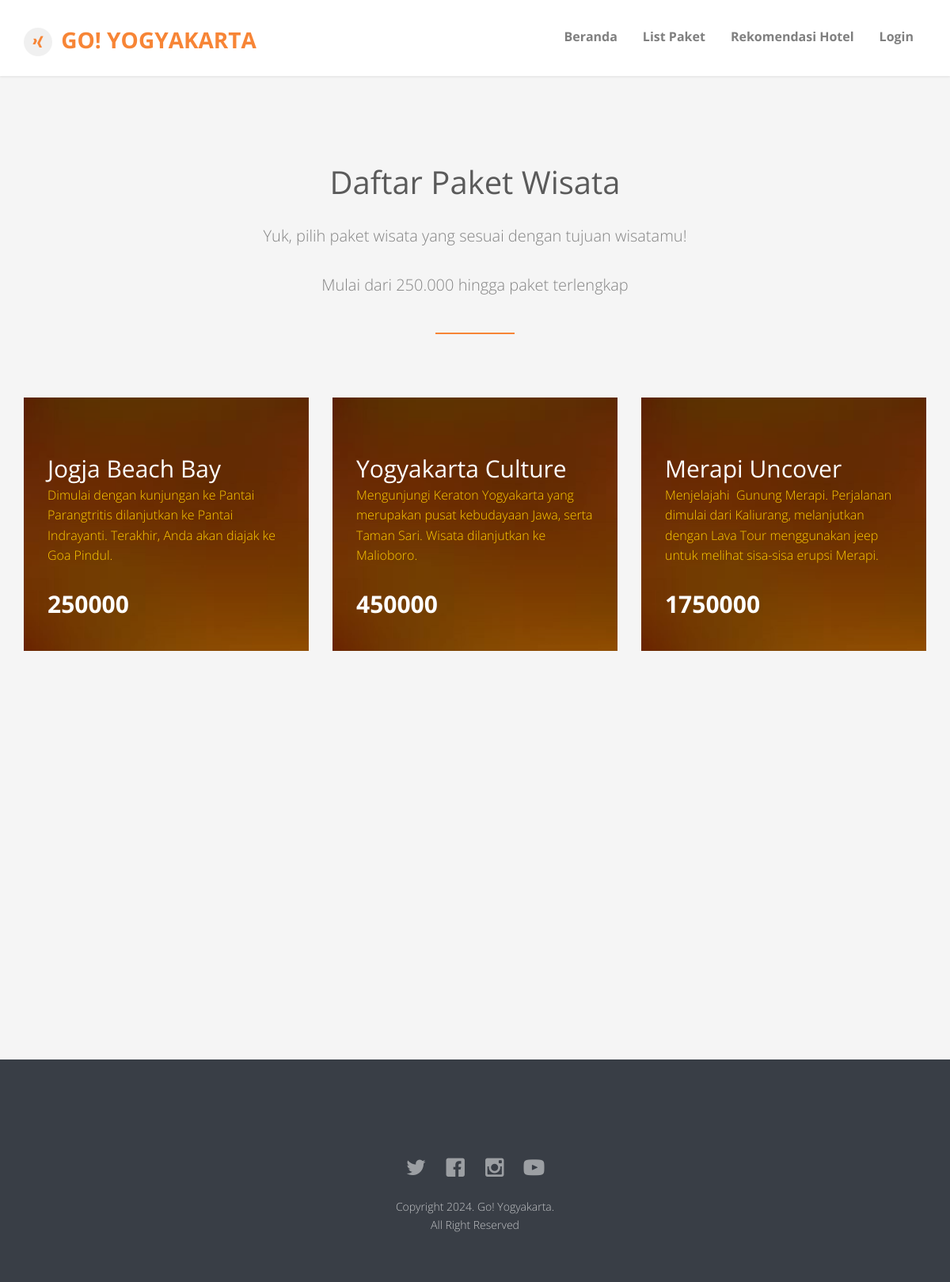
/paket.php, run on the app's committed database.
### tables this page shows
CREATE TABLE `tbl_paket` (
  `id_paket` int NOT NULL,
  `nama_paket` varchar(50) NOT NULL,
  `harga_paket` int NOT NULL,
  `ket_paket` text NOT NULL
);

### class/koneksi.php (called while the page is built, shortened)
<?php
class database{
	public $_host = "localhost";
		public $_username = "gojogjak_arta";
		public $_password = "%Ilham18";
		public $_database = "gojogjak_arta";
		public function getConnection() {
			$this->_connection = new mysqli($this->_host, $this->_username,
											$this->_password, $this->_database);
				return $this->_connection;
		}
	}
?>

### class/paket.php (called while the page is built, shortened)
<?php
include "koneksi.php";
class paket extends database{
	function tampil_data(){
		$sql = "SELECT * FROM tbl_paket";
				$result = mysqli_query($this->getConnection(),$sql);
				while ($row = mysqli_fetch_array($result)) {
					$hasil[] = $row;
				}
				return $hasil;
	}
}
?>

### paket.php (the view, shortened to what this page needs)
<?php
include 'class/paket.php';
$db = new paket();
?>
<!DOCTYPE html>
<html class="no-js">
<head>
	<link rel="stylesheet" href="css/animate.css">
	<link rel="stylesheet" href="css/icomoon.css">
	<link rel="stylesheet" href="css/bootstrap.css">
	<link rel="stylesheet" href="css/superfish.css">
	<link rel="stylesheet" href="css/magnific-popup.css">
	<link rel="stylesheet" href="css/bootstrap-datepicker.min.css">
	<link rel="stylesheet" href="css/cs-select.css">
	<link rel="stylesheet" href="css/cs-skin-border.css">
	<link rel="stylesheet" href="css/style.css">
</head>
<body>
	<div id="fh5co-wrapper">
		<div id="fh5co-page">
			<?php include("header.php") ?>
			<div id="fh5co-tours" class="fh5co-section-gray">
				<div class="container">
					<div class="row">
						<div class="col-md-8 col-md-offset-2 text-center heading-section animate-box">
							<h3>Daftar Paket Wisata</h3>
							<p>Yuk, pilih paket wisata yang sesuai dengan tujuan wisatamu!</p>
							<p>Mulai dari 250.000 hingga paket terlengkap</p>
						</div>
					</div>
					<div class="row">
						<?php
						foreach ($db->tampil_data() as $x) {
						?>
							<div class="col-md-4 col-sm-6 fh5co-tours animate-box" data-animate-effect="fadeIn">
								<div href="#"><img src="images/background-list.jpg" alt="Free HTML5 Website Template by FreeHTML5.co" class="img-responsive">
									<div class="desc">
										<h3><?php echo $x['nama_paket']; ?></h3>
										<span><?php echo $x['ket_paket']; ?></span>
										<span class="price"><?php echo $x['harga_paket']; ?></span>
									</div>
								</div>
							</div>
						<?php } ?>
					</div>
				</div>
			</div>
			<?php include("footer.php") ?>
		</div>
	</div>
</body>
</html>

### css/style.css (style rules this page uses)
body { font-family: "Open Sans", Arial, sans-serif; line-height: 1.6; font-size: 16px; background: #fff; color: #848484; font-weight: 300; overflow-x: hidden; }
p, ul, ol { margin-bottom: 1.5em; font-size: 16px; color: #848484; font-family: "Open Sans", Arial, sans-serif; }
h1, h2, h3, h4, h5, h6 { color: #5a5a5a; font-family: "Open Sans", Arial, sans-serif; font-weight: 400; margin: 0 0 30px 0; }
#fh5co-work-section, #fh5co-car, #fh5co-blog-section, #fh5co-features, #fh5co-tours, #fh5co-testimonial, .fh5co-content-section { padding: 7em 0; }
.fh5co-section-gray { background: rgba(0, 0, 0, 0.04); }
.heading-section { padding-bottom: 1em; margin-bottom: 5em; }
.heading-section:after { position: absolute; content: ""; bottom: 0; left: 50%; width: 100px; margin-left: -50px; height: 2px; background: #f78536; }
.heading-section h3 { font-size: 40px; font-weight: 400; position: relative; }
.heading-section p { font-size: 20px; }
.fh5co-tours { margin-bottom: 30px; }
.fh5co-tours > div { display: block; color: #000; position: relative; bottom: 0; overflow: hidden; -webkit-transition: 0.5s; -o-transition: 0.5s; transition: 0.5s; }
.fh5co-tours > div img { position: relative; -webkit-transition: 0.5s; -o-transition: 0.5s; transition: 0.5s; }
.fh5co-tours > div:after { opacity: 1; visibility: visible; content: ""; position: absolute; bottom: 0; left: 0; right: 0; top: 0; background: rgba(0, 0, 0, 0.3); z-index: 8; -webkit-transition: 0.5s; -o-transition: 0.5s; transition: 0.5s; }
.fh5co-tours > div .desc { position: absolute; bottom: 0; left: 0; right: 0; padding: 30px; z-index: 12; -webkit-transition: 0.3s; -o-transition: 0.3s; transition: 0.3s; }
.fh5co-tours > div .desc h3 { color: #fff; margin: 0; padding: 0; opacity: 1; font-size: 30px; font-weight: 400; visibility: visible; margin-bottom: 5px; -webkit-transition: 0.3s; -o-transition: 0.3s; transition: 0.3s; }
.fh5co-tours > div .desc span { display: block; color: rgba(255, 255, 255, 0.9); margin-bottom: 5px; }
.fh5co-tours > div .desc .price { font-size: 30px; font-weight: bold; color: #fff; }
.js .animate-box { opacity: 0; }
#fh5co-wrapper { overflow-x: hidden; position: relative; }
#fh5co-page { position: relative; -webkit-transition: 0.5s; -o-transition: 0.5s; transition: 0.5s; }

### data on the page
tbl_paket: nama_paket "Jogja Beach Bay", ket_paket "Dimulai dengan kunjungan ke Pantai Parangtritis dilanjutkan ke Pantai Indrayanti. Terakhir, Anda akan diajak ke Goa Pindul.", harga_paket "250000"
tbl_paket: nama_paket "Yogyakarta Culture", ket_paket "Mengunjungi Keraton Yogyakarta yang merupakan pusat kebudayaan Jawa, serta Taman Sari. Wisata dilanjutkan ke Malioboro.", harga_paket "450000"
tbl_paket: nama_paket "Merapi Uncover", ket_paket "Menjelajahi Gunung Merapi. Perjalanan dimulai dari Kaliurang, melanjutkan dengan Lava Tour menggunakan jeep untuk melihat sisa-sisa erupsi Merapi.", harga_paket "1750000"
